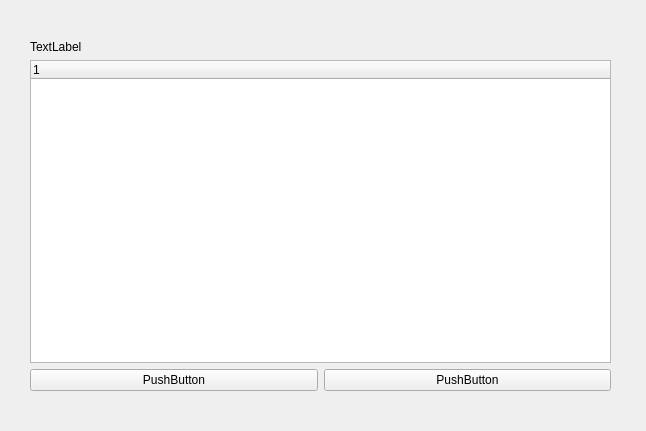
<?xml version="1.0" encoding="UTF-8"?>
<ui version="4.0">
 <class>Form</class>
 <widget class="QWidget" name="Form">
  <property name="geometry">
   <rect>
    <x>0</x>
    <y>0</y>
    <width>646</width>
    <height>431</height>
   </rect>
  </property>
  <property name="windowTitle">
   <string>Form</string>
  </property>
  <widget class="QWidget" name="verticalLayoutWidget">
   <property name="geometry">
    <rect>
     <x>30</x>
     <y>40</y>
     <width>581</width>
     <height>351</height>
    </rect>
   </property>
   <layout class="QVBoxLayout" name="verticalLayout">
    <item>
     <widget class="QLabel" name="label">
      <property name="text">
       <string>TextLabel</string>
      </property>
     </widget>
    </item>
    <item>
     <widget class="QTreeWidget" name="treeWidget">
      <column>
       <property name="text">
        <string notr="true">1</string>
       </property>
      </column>
     </widget>
    </item>
    <item>
     <layout class="QHBoxLayout" name="horizontalLayout">
      <item>
       <widget class="QPushButton" name="pushButton1">
        <property name="text">
         <string>PushButton</string>
        </property>
       </widget>
      </item>
      <item>
       <widget class="QPushButton" name="pushButton2">
        <property name="text">
         <string>PushButton</string>
        </property>
       </widget>
      </item>
     </layout>
    </item>
   </layout>
  </widget>
 </widget>
 <resources/>
 <connections/>
</ui>
